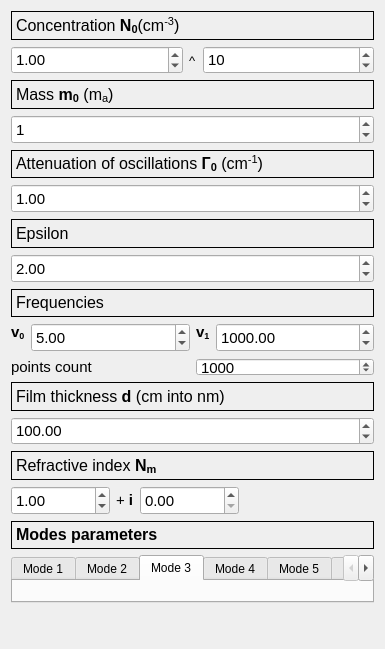
<?xml version="1.0" encoding="UTF-8"?>
<ui version="4.0">
 <class>InputParametersWidget</class>
 <widget class="QWidget" name="InputParametersWidget">
  <property name="geometry">
   <rect>
    <x>0</x>
    <y>0</y>
    <width>385</width>
    <height>649</height>
   </rect>
  </property>
  <property name="sizePolicy">
   <sizepolicy hsizetype="Preferred" vsizetype="Preferred">
    <horstretch>0</horstretch>
    <verstretch>0</verstretch>
   </sizepolicy>
  </property>
  <property name="windowTitle">
   <string>Form</string>
  </property>
  <layout class="QVBoxLayout" name="verticalLayout_2">
   <item>
    <widget class="QLabel" name="label_42">
     <property name="sizePolicy">
      <sizepolicy hsizetype="Preferred" vsizetype="Preferred">
       <horstretch>0</horstretch>
       <verstretch>0</verstretch>
      </sizepolicy>
     </property>
     <property name="font">
      <font>
       <pointsize>12</pointsize>
       <weight>50</weight>
       <italic>false</italic>
       <bold>false</bold>
       <underline>false</underline>
       <strikeout>false</strikeout>
      </font>
     </property>
     <property name="styleSheet">
      <string notr="true">border: 1px solid black;</string>
     </property>
     <property name="text">
      <string>&lt;html&gt;&lt;head/&gt;&lt;body&gt;&lt;p&gt;Concentration &lt;span style=&quot; font-weight:600;&quot;&gt;N&lt;/span&gt;&lt;span style=&quot; font-weight:600; vertical-align:sub;&quot;&gt;0&lt;/span&gt;&lt;span style=&quot; vertical-align:sub;&quot;/&gt;(cm&lt;span style=&quot; vertical-align:super;&quot;&gt;-3&lt;/span&gt;)&lt;/p&gt;&lt;/body&gt;&lt;/html&gt;</string>
     </property>
    </widget>
   </item>
   <item>
    <layout class="QHBoxLayout" name="horizontalLayout_6">
     <item>
      <widget class="QDoubleSpinBox" name="concSpinValue">
       <property name="sizePolicy">
        <sizepolicy hsizetype="Preferred" vsizetype="Preferred">
         <horstretch>0</horstretch>
         <verstretch>0</verstretch>
        </sizepolicy>
       </property>
       <property name="font">
        <font>
         <pointsize>11</pointsize>
        </font>
       </property>
       <property name="styleSheet">
        <string notr="true"/>
       </property>
       <property name="decimals">
        <number>2</number>
       </property>
       <property name="value">
        <double>1.000000000000000</double>
       </property>
      </widget>
     </item>
     <item>
      <widget class="QLabel" name="label_3">
       <property name="sizePolicy">
        <sizepolicy hsizetype="Maximum" vsizetype="Preferred">
         <horstretch>0</horstretch>
         <verstretch>0</verstretch>
        </sizepolicy>
       </property>
       <property name="font">
        <font>
         <pointsize>10</pointsize>
        </font>
       </property>
       <property name="text">
        <string>^</string>
       </property>
      </widget>
     </item>
     <item>
      <widget class="QSpinBox" name="concSpinPower">
       <property name="sizePolicy">
        <sizepolicy hsizetype="Preferred" vsizetype="Preferred">
         <horstretch>0</horstretch>
         <verstretch>0</verstretch>
        </sizepolicy>
       </property>
       <property name="font">
        <font>
         <pointsize>11</pointsize>
        </font>
       </property>
       <property name="maximum">
        <number>24</number>
       </property>
       <property name="value">
        <number>10</number>
       </property>
      </widget>
     </item>
    </layout>
   </item>
   <item>
    <widget class="QLabel" name="label_43">
     <property name="font">
      <font>
       <pointsize>12</pointsize>
       <weight>50</weight>
       <italic>false</italic>
       <bold>false</bold>
       <underline>false</underline>
       <strikeout>false</strikeout>
      </font>
     </property>
     <property name="styleSheet">
      <string notr="true">border: 1px solid black;</string>
     </property>
     <property name="text">
      <string>&lt;html&gt;&lt;head/&gt;&lt;body&gt;&lt;p&gt;Mass &lt;span style=&quot; font-weight:600;&quot;&gt;m&lt;/span&gt;&lt;span style=&quot; font-weight:600; vertical-align:sub;&quot;&gt;0&lt;/span&gt; (m&lt;span style=&quot; vertical-align:sub;&quot;&gt;a&lt;/span&gt;)&lt;/p&gt;&lt;/body&gt;&lt;/html&gt;</string>
     </property>
    </widget>
   </item>
   <item>
    <layout class="QHBoxLayout" name="horizontalLayout_5">
     <item>
      <widget class="QSpinBox" name="massSpin">
       <property name="sizePolicy">
        <sizepolicy hsizetype="Preferred" vsizetype="Preferred">
         <horstretch>0</horstretch>
         <verstretch>0</verstretch>
        </sizepolicy>
       </property>
       <property name="minimumSize">
        <size>
         <width>0</width>
         <height>18</height>
        </size>
       </property>
       <property name="maximumSize">
        <size>
         <width>16777215</width>
         <height>16777215</height>
        </size>
       </property>
       <property name="font">
        <font>
         <pointsize>11</pointsize>
        </font>
       </property>
       <property name="styleSheet">
        <string notr="true"/>
       </property>
       <property name="maximum">
        <number>200</number>
       </property>
       <property name="value">
        <number>1</number>
       </property>
      </widget>
     </item>
    </layout>
   </item>
   <item>
    <widget class="QLabel" name="label_44">
     <property name="font">
      <font>
       <pointsize>12</pointsize>
       <weight>50</weight>
       <italic>false</italic>
       <bold>false</bold>
       <underline>false</underline>
       <strikeout>false</strikeout>
      </font>
     </property>
     <property name="styleSheet">
      <string notr="true">border: 1px solid black;</string>
     </property>
     <property name="text">
      <string>&lt;html&gt;&lt;head/&gt;&lt;body&gt;&lt;p&gt;Attenuation of oscillations &lt;span style=&quot; font-weight:600;&quot;&gt;Г&lt;/span&gt;&lt;span style=&quot; font-weight:600; vertical-align:sub;&quot;&gt;0&lt;/span&gt; (cm&lt;span style=&quot; vertical-align:super;&quot;&gt;-1&lt;/span&gt;)&lt;/p&gt;&lt;/body&gt;&lt;/html&gt;</string>
     </property>
    </widget>
   </item>
   <item>
    <layout class="QHBoxLayout" name="horizontalLayout_4">
     <item>
      <widget class="QDoubleSpinBox" name="attenuationSpin">
       <property name="sizePolicy">
        <sizepolicy hsizetype="Preferred" vsizetype="Preferred">
         <horstretch>0</horstretch>
         <verstretch>0</verstretch>
        </sizepolicy>
       </property>
       <property name="font">
        <font>
         <pointsize>11</pointsize>
        </font>
       </property>
       <property name="decimals">
        <number>2</number>
       </property>
       <property name="minimum">
        <double>-100000000000000000.000000000000000</double>
       </property>
       <property name="maximum">
        <double>1000000000000000000.000000000000000</double>
       </property>
       <property name="value">
        <double>1.000000000000000</double>
       </property>
      </widget>
     </item>
    </layout>
   </item>
   <item>
    <widget class="QLabel" name="label_45">
     <property name="sizePolicy">
      <sizepolicy hsizetype="Preferred" vsizetype="Preferred">
       <horstretch>0</horstretch>
       <verstretch>0</verstretch>
      </sizepolicy>
     </property>
     <property name="font">
      <font>
       <pointsize>12</pointsize>
       <weight>50</weight>
       <italic>false</italic>
       <bold>false</bold>
       <underline>false</underline>
       <strikeout>false</strikeout>
      </font>
     </property>
     <property name="styleSheet">
      <string notr="true">border: 1px solid black;</string>
     </property>
     <property name="text">
      <string>&lt;html&gt;&lt;head/&gt;&lt;body&gt;&lt;p&gt;Epsilon&lt;/p&gt;&lt;/body&gt;&lt;/html&gt;</string>
     </property>
    </widget>
   </item>
   <item>
    <layout class="QHBoxLayout" name="horizontalLayout_3">
     <item>
      <widget class="QDoubleSpinBox" name="epsilonSpin">
       <property name="sizePolicy">
        <sizepolicy hsizetype="Preferred" vsizetype="Preferred">
         <horstretch>0</horstretch>
         <verstretch>0</verstretch>
        </sizepolicy>
       </property>
       <property name="font">
        <font>
         <pointsize>11</pointsize>
        </font>
       </property>
       <property name="decimals">
        <number>2</number>
       </property>
       <property name="maximum">
        <double>100.000000000000000</double>
       </property>
       <property name="value">
        <double>2.000000000000000</double>
       </property>
      </widget>
     </item>
    </layout>
   </item>
   <item>
    <widget class="QLabel" name="label_46">
     <property name="font">
      <font>
       <pointsize>12</pointsize>
       <weight>50</weight>
       <italic>false</italic>
       <bold>false</bold>
       <underline>false</underline>
       <strikeout>false</strikeout>
      </font>
     </property>
     <property name="styleSheet">
      <string notr="true">border: 1px solid black;</string>
     </property>
     <property name="text">
      <string>&lt;html&gt;&lt;head/&gt;&lt;body&gt;&lt;p&gt;Frequencies&lt;/p&gt;&lt;/body&gt;&lt;/html&gt;</string>
     </property>
    </widget>
   </item>
   <item>
    <layout class="QHBoxLayout" name="horizontalLayout">
     <item>
      <widget class="QLabel" name="label">
       <property name="sizePolicy">
        <sizepolicy hsizetype="Maximum" vsizetype="Preferred">
         <horstretch>0</horstretch>
         <verstretch>0</verstretch>
        </sizepolicy>
       </property>
       <property name="font">
        <font>
         <pointsize>11</pointsize>
         <weight>75</weight>
         <bold>true</bold>
        </font>
       </property>
       <property name="text">
        <string>&lt;html&gt;&lt;head/&gt;&lt;body&gt;&lt;p&gt;v&lt;span style=&quot; vertical-align:sub;&quot;&gt;0&lt;/span&gt;&lt;/p&gt;&lt;/body&gt;&lt;/html&gt;</string>
       </property>
       <property name="textFormat">
        <enum>Qt::AutoText</enum>
       </property>
       <property name="alignment">
        <set>Qt::AlignLeading|Qt::AlignLeft|Qt::AlignTop</set>
       </property>
      </widget>
     </item>
     <item>
      <widget class="QDoubleSpinBox" name="lbFreqSpin">
       <property name="sizePolicy">
        <sizepolicy hsizetype="Preferred" vsizetype="Preferred">
         <horstretch>0</horstretch>
         <verstretch>0</verstretch>
        </sizepolicy>
       </property>
       <property name="font">
        <font>
         <pointsize>11</pointsize>
        </font>
       </property>
       <property name="decimals">
        <number>2</number>
       </property>
       <property name="maximum">
        <double>4999.989999999999782</double>
       </property>
       <property name="value">
        <double>5.000000000000000</double>
       </property>
      </widget>
     </item>
     <item>
      <widget class="QLabel" name="label_2">
       <property name="sizePolicy">
        <sizepolicy hsizetype="Maximum" vsizetype="Preferred">
         <horstretch>0</horstretch>
         <verstretch>0</verstretch>
        </sizepolicy>
       </property>
       <property name="font">
        <font>
         <pointsize>11</pointsize>
         <weight>75</weight>
         <bold>true</bold>
        </font>
       </property>
       <property name="text">
        <string>&lt;html&gt;&lt;head/&gt;&lt;body&gt;&lt;p&gt;v&lt;span style=&quot; vertical-align:sub;&quot;&gt;1&lt;/span&gt;&lt;/p&gt;&lt;/body&gt;&lt;/html&gt;</string>
       </property>
       <property name="alignment">
        <set>Qt::AlignLeading|Qt::AlignLeft|Qt::AlignTop</set>
       </property>
      </widget>
     </item>
     <item>
      <widget class="QDoubleSpinBox" name="rbFreqSpin">
       <property name="sizePolicy">
        <sizepolicy hsizetype="Preferred" vsizetype="Preferred">
         <horstretch>0</horstretch>
         <verstretch>0</verstretch>
        </sizepolicy>
       </property>
       <property name="font">
        <font>
         <pointsize>11</pointsize>
        </font>
       </property>
       <property name="alignment">
        <set>Qt::AlignLeading|Qt::AlignLeft|Qt::AlignVCenter</set>
       </property>
       <property name="readOnly">
        <bool>false</bool>
       </property>
       <property name="decimals">
        <number>2</number>
       </property>
       <property name="maximum">
        <double>5000.000000000000000</double>
       </property>
       <property name="value">
        <double>1000.000000000000000</double>
       </property>
      </widget>
     </item>
    </layout>
   </item>
   <item>
    <layout class="QHBoxLayout" name="horizontalLayout_2">
     <item>
      <widget class="QLabel" name="label_5">
       <property name="sizePolicy">
        <sizepolicy hsizetype="Preferred" vsizetype="Preferred">
         <horstretch>0</horstretch>
         <verstretch>0</verstretch>
        </sizepolicy>
       </property>
       <property name="font">
        <font>
         <pointsize>11</pointsize>
        </font>
       </property>
       <property name="text">
        <string>&lt;html&gt;&lt;head/&gt;&lt;body&gt;&lt;p&gt;points count&lt;/p&gt;&lt;/body&gt;&lt;/html&gt;</string>
       </property>
       <property name="alignment">
        <set>Qt::AlignLeading|Qt::AlignLeft|Qt::AlignTop</set>
       </property>
      </widget>
     </item>
     <item>
      <widget class="QSpinBox" name="pointsSpin">
       <property name="sizePolicy">
        <sizepolicy hsizetype="Preferred" vsizetype="Preferred">
         <horstretch>0</horstretch>
         <verstretch>0</verstretch>
        </sizepolicy>
       </property>
       <property name="minimumSize">
        <size>
         <width>0</width>
         <height>18</height>
        </size>
       </property>
       <property name="maximumSize">
        <size>
         <width>243</width>
         <height>18</height>
        </size>
       </property>
       <property name="font">
        <font>
         <pointsize>11</pointsize>
        </font>
       </property>
       <property name="styleSheet">
        <string notr="true"/>
       </property>
       <property name="maximum">
        <number>1000000000</number>
       </property>
       <property name="value">
        <number>1000</number>
       </property>
      </widget>
     </item>
    </layout>
   </item>
   <item>
    <widget class="QLabel" name="label_47">
     <property name="font">
      <font>
       <pointsize>12</pointsize>
       <weight>50</weight>
       <italic>false</italic>
       <bold>false</bold>
       <underline>false</underline>
       <strikeout>false</strikeout>
      </font>
     </property>
     <property name="styleSheet">
      <string notr="true">border: 1px solid black;</string>
     </property>
     <property name="text">
      <string>&lt;html&gt;&lt;head/&gt;&lt;body&gt;&lt;p&gt;Film thickness &lt;span style=&quot; font-weight:600;&quot;&gt;d&lt;/span&gt; (cm into nm)&lt;/p&gt;&lt;/body&gt;&lt;/html&gt;</string>
     </property>
    </widget>
   </item>
   <item>
    <layout class="QHBoxLayout" name="horizontalLayout_7">
     <item>
      <widget class="QDoubleSpinBox" name="filmThicknessSpin">
       <property name="sizePolicy">
        <sizepolicy hsizetype="Minimum" vsizetype="Preferred">
         <horstretch>0</horstretch>
         <verstretch>0</verstretch>
        </sizepolicy>
       </property>
       <property name="font">
        <font>
         <pointsize>11</pointsize>
        </font>
       </property>
       <property name="decimals">
        <number>2</number>
       </property>
       <property name="maximum">
        <double>10000000000.000000000000000</double>
       </property>
       <property name="value">
        <double>100.000000000000000</double>
       </property>
      </widget>
     </item>
    </layout>
   </item>
   <item>
    <widget class="QLabel" name="label_48">
     <property name="font">
      <font>
       <pointsize>12</pointsize>
       <weight>50</weight>
       <italic>false</italic>
       <bold>false</bold>
       <underline>false</underline>
       <strikeout>false</strikeout>
      </font>
     </property>
     <property name="styleSheet">
      <string notr="true">border: 1px solid black;</string>
     </property>
     <property name="text">
      <string>&lt;html&gt;&lt;head/&gt;&lt;body&gt;&lt;p&gt;Refractive index &lt;span style=&quot; font-weight:600;&quot;&gt;N&lt;/span&gt;&lt;span style=&quot; font-weight:600; vertical-align:sub;&quot;&gt;m&lt;/span&gt;&lt;/p&gt;&lt;/body&gt;&lt;/html&gt;</string>
     </property>
    </widget>
   </item>
   <item>
    <layout class="QHBoxLayout" name="horizontalLayout_8">
     <item>
      <widget class="QDoubleSpinBox" name="refractRealSpin">
       <property name="sizePolicy">
        <sizepolicy hsizetype="Minimum" vsizetype="Preferred">
         <horstretch>0</horstretch>
         <verstretch>0</verstretch>
        </sizepolicy>
       </property>
       <property name="font">
        <font>
         <pointsize>11</pointsize>
        </font>
       </property>
       <property name="decimals">
        <number>2</number>
       </property>
       <property name="maximum">
        <double>1000000000.000000000000000</double>
       </property>
       <property name="value">
        <double>1.000000000000000</double>
       </property>
      </widget>
     </item>
     <item>
      <widget class="QLabel" name="label_4">
       <property name="sizePolicy">
        <sizepolicy hsizetype="Maximum" vsizetype="Preferred">
         <horstretch>0</horstretch>
         <verstretch>0</verstretch>
        </sizepolicy>
       </property>
       <property name="font">
        <font>
         <pointsize>11</pointsize>
        </font>
       </property>
       <property name="text">
        <string>&lt;html&gt;&lt;head/&gt;&lt;body&gt;&lt;p&gt;+ &lt;span style=&quot; font-weight:600;&quot;&gt;i&lt;/span&gt;&lt;/p&gt;&lt;/body&gt;&lt;/html&gt;</string>
       </property>
      </widget>
     </item>
     <item>
      <widget class="QDoubleSpinBox" name="refractImagSpin">
       <property name="sizePolicy">
        <sizepolicy hsizetype="Minimum" vsizetype="Preferred">
         <horstretch>0</horstretch>
         <verstretch>0</verstretch>
        </sizepolicy>
       </property>
       <property name="font">
        <font>
         <pointsize>11</pointsize>
        </font>
       </property>
       <property name="decimals">
        <number>2</number>
       </property>
       <property name="maximum">
        <double>10000000000.000000000000000</double>
       </property>
       <property name="value">
        <double>0.000000000000000</double>
       </property>
      </widget>
     </item>
     <item>
      <spacer name="horizontalSpacer_6">
       <property name="orientation">
        <enum>Qt::Horizontal</enum>
       </property>
       <property name="sizeHint" stdset="0">
        <size>
         <width>40</width>
         <height>20</height>
        </size>
       </property>
      </spacer>
     </item>
    </layout>
   </item>
   <item>
    <widget class="QLabel" name="label_41">
     <property name="font">
      <font>
       <pointsize>12</pointsize>
       <weight>75</weight>
       <italic>false</italic>
       <bold>true</bold>
       <underline>false</underline>
       <strikeout>false</strikeout>
      </font>
     </property>
     <property name="styleSheet">
      <string notr="true">border: 1px solid black;</string>
     </property>
     <property name="text">
      <string>&lt;html&gt;&lt;head/&gt;&lt;body&gt;&lt;p&gt;Modes parameters&lt;/p&gt;&lt;/body&gt;&lt;/html&gt;</string>
     </property>
    </widget>
   </item>
   <item>
    <widget class="QTabWidget" name="tabWidget">
     <property name="sizePolicy">
      <sizepolicy hsizetype="Preferred" vsizetype="Preferred">
       <horstretch>0</horstretch>
       <verstretch>0</verstretch>
      </sizepolicy>
     </property>
     <property name="toolTip">
      <string>&lt;html&gt;&lt;head/&gt;&lt;body&gt;&lt;p&gt;&lt;br/&gt;&lt;/p&gt;&lt;/body&gt;&lt;/html&gt;</string>
     </property>
     <property name="currentIndex">
      <number>2</number>
     </property>
     <property name="elideMode">
      <enum>Qt::ElideNone</enum>
     </property>
     <property name="usesScrollButtons">
      <bool>true</bool>
     </property>
     <property name="documentMode">
      <bool>false</bool>
     </property>
     <property name="tabsClosable">
      <bool>false</bool>
     </property>
     <property name="movable">
      <bool>false</bool>
     </property>
     <property name="tabBarAutoHide">
      <bool>false</bool>
     </property>
     <widget class="QWidget" name="mode1Tab">
      <attribute name="title">
       <string>Mode 1</string>
      </attribute>
      <layout class="QVBoxLayout" name="verticalLayout">
       <item>
        <widget class="ModeInputParametersWidget" name="widget" native="true">
         <property name="sizePolicy">
          <sizepolicy hsizetype="Preferred" vsizetype="Preferred">
           <horstretch>0</horstretch>
           <verstretch>0</verstretch>
          </sizepolicy>
         </property>
        </widget>
       </item>
      </layout>
     </widget>
     <widget class="QWidget" name="mode2Tab">
      <attribute name="title">
       <string>Mode 2</string>
      </attribute>
      <layout class="QVBoxLayout" name="verticalLayout_3">
       <item>
        <widget class="ModeInputParametersWidget" name="widget_2" native="true">
         <property name="sizePolicy">
          <sizepolicy hsizetype="Preferred" vsizetype="Preferred">
           <horstretch>0</horstretch>
           <verstretch>0</verstretch>
          </sizepolicy>
         </property>
        </widget>
       </item>
      </layout>
     </widget>
     <widget class="QWidget" name="mode3Tab">
      <attribute name="title">
       <string>Mode 3</string>
      </attribute>
      <layout class="QVBoxLayout" name="verticalLayout_4">
       <item>
        <widget class="ModeInputParametersWidget" name="widget_3" native="true">
         <property name="sizePolicy">
          <sizepolicy hsizetype="Preferred" vsizetype="Preferred">
           <horstretch>0</horstretch>
           <verstretch>0</verstretch>
          </sizepolicy>
         </property>
        </widget>
       </item>
      </layout>
     </widget>
     <widget class="QWidget" name="mode4Tab">
      <attribute name="title">
       <string>Mode 4</string>
      </attribute>
      <layout class="QVBoxLayout" name="verticalLayout_5">
       <item>
        <widget class="ModeInputParametersWidget" name="widget_4" native="true">
         <property name="sizePolicy">
          <sizepolicy hsizetype="Preferred" vsizetype="Preferred">
           <horstretch>0</horstretch>
           <verstretch>0</verstretch>
          </sizepolicy>
         </property>
        </widget>
       </item>
      </layout>
     </widget>
     <widget class="QWidget" name="mode5Tab">
      <attribute name="title">
       <string>Mode 5</string>
      </attribute>
      <layout class="QVBoxLayout" name="verticalLayout_6">
       <item>
        <widget class="ModeInputParametersWidget" name="widget_5" native="true">
         <property name="sizePolicy">
          <sizepolicy hsizetype="Preferred" vsizetype="Preferred">
           <horstretch>0</horstretch>
           <verstretch>0</verstretch>
          </sizepolicy>
         </property>
        </widget>
       </item>
      </layout>
     </widget>
     <widget class="QWidget" name="mode6Tab">
      <attribute name="title">
       <string>Mode 6</string>
      </attribute>
      <layout class="QVBoxLayout" name="verticalLayout_7">
       <item>
        <widget class="ModeInputParametersWidget" name="widget_6" native="true">
         <property name="sizePolicy">
          <sizepolicy hsizetype="Preferred" vsizetype="Preferred">
           <horstretch>0</horstretch>
           <verstretch>0</verstretch>
          </sizepolicy>
         </property>
        </widget>
       </item>
      </layout>
     </widget>
    </widget>
   </item>
   <item>
    <widget class="CalculationWidget" name="calculationWidget" native="true">
     <property name="sizePolicy">
      <sizepolicy hsizetype="Preferred" vsizetype="Preferred">
       <horstretch>0</horstretch>
       <verstretch>0</verstretch>
      </sizepolicy>
     </property>
    </widget>
   </item>
  </layout>
 </widget>
 <customwidgets>
  <customwidget>
   <class>ModeInputParametersWidget</class>
   <extends>QWidget</extends>
   <header>ModeInputParametersWidget.h</header>
   <container>1</container>
  </customwidget>
  <customwidget>
   <class>CalculationWidget</class>
   <extends>QWidget</extends>
   <header>CalculationWidget.h</header>
   <container>1</container>
  </customwidget>
 </customwidgets>
 <resources/>
 <connections/>
</ui>
